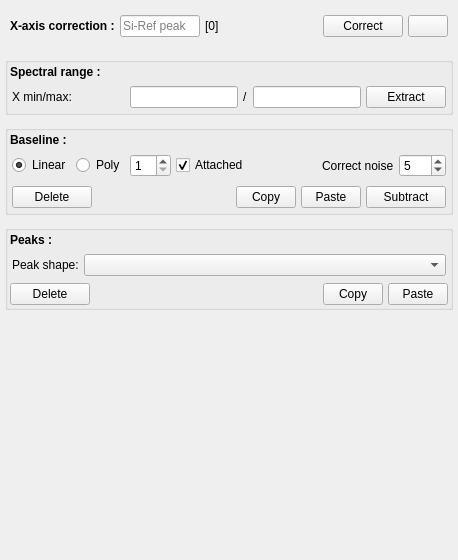
                       <widget class="QWidget" name="scrollAreaWidgetContents_4">
                        <property name="geometry">
                         <rect>
                          <x>0</x>
                          <y>0</y>
                          <width>458</width>
                          <height>560</height>
                         </rect>
                        </property>
                        <layout class="QVBoxLayout" name="verticalLayout_39">
                         <property name="spacing">
                          <number>10</number>
                         </property>
                         <property name="leftMargin">
                          <number>5</number>
                         </property>
                         <property name="topMargin">
                          <number>5</number>
                         </property>
                         <property name="rightMargin">
                          <number>5</number>
                         </property>
                         <property name="bottomMargin">
                          <number>5</number>
                         </property>
                         <item>
                          <layout class="QHBoxLayout" name="horizontalLayout_17">
                           <property name="spacing">
                            <number>5</number>
                           </property>
                           <property name="leftMargin">
                            <number>5</number>
                           </property>
                           <property name="topMargin">
                            <number>10</number>
                           </property>
                           <property name="rightMargin">
                            <number>5</number>
                           </property>
                           <property name="bottomMargin">
                            <number>10</number>
                           </property>
                           <item>
                            <widget class="QLabel" name="label_22">
                             <property name="font">
                              <font>
                               <bold>true</bold>
                              </font>
                             </property>
                             <property name="text">
                              <string>X-axis correction :</string>
                             </property>
                            </widget>
                           </item>
                           <item>
                            <widget class="QLineEdit" name="ent_si_peak">
                             <property name="minimumSize">
                              <size>
                               <width>80</width>
                               <height>0</height>
                              </size>
                             </property>
                             <property name="maximumSize">
                              <size>
                               <width>80</width>
                               <height>16777215</height>
                              </size>
                             </property>
                             <property name="toolTip">
                              <string>Type the measured Si-reference values</string>
                             </property>
                             <property name="placeholderText">
                              <string>Si-Ref peak</string>
                             </property>
                            </widget>
                           </item>
                           <item>
                            <widget class="QLabel" name="lbl_correction_value">
                             <property name="minimumSize">
                              <size>
                               <width>70</width>
                               <height>0</height>
                              </size>
                             </property>
                             <property name="maximumSize">
                              <size>
                               <width>70</width>
                               <height>16777215</height>
                              </size>
                             </property>
                             <property name="toolTip">
                              <string>The corrected values of the selected spectrum.</string>
                             </property>
                             <property name="text">
                              <string>[0]</string>
                             </property>
                            </widget>
                           </item>
                           <item>
                            <spacer name="spacer">
                             <property name="orientation">
                              <enum>Qt::Horizontal</enum>
                             </property>
                             <property name="sizeHint" stdset="0">
                              <size>
                               <width>40</width>
                               <height>20</height>
                              </size>
                             </property>
                            </spacer>
                           </item>
                           <item>
                            <widget class="QPushButton" name="btn_xrange_correction">
                             <property name="toolTip">
                              <string>Type the measured peak position of Si-reference sample then correct for selected spectra</string>
                             </property>
                             <property name="text">
                              <string>Correct</string>
                             </property>
                             <property name="icon">
                              <iconset resource="resources.qrc">
                               <normaloff>:/icon/iconpack/done.png</normaloff>:/icon/iconpack/done.png</iconset>
                             </property>
                            </widget>
                           </item>
                           <item>
                            <widget class="QPushButton" name="btn_undo_correction">
                             <property name="toolTip">
                              <string>Restore to the uncorrected x-range</string>
                             </property>
                             <property name="text">
                              <string/>
                             </property>
                             <property name="icon">
                              <iconset resource="resources.qrc">
                               <normaloff>:/icon/iconpack/undo2.png</normaloff>:/icon/iconpack/undo2.png</iconset>
                             </property>
                            </widget>
                           </item>
                          </layout>
                         </item>
                         <item>
                          <widget class="QGroupBox" name="gb_range">
                           <property name="title">
                            <string/>
                           </property>
                           <layout class="QVBoxLayout" name="verticalLayout_40">
                            <property name="spacing">
                             <number>5</number>
                            </property>
                            <property name="leftMargin">
                             <number>2</number>
                            </property>
                            <property name="topMargin">
                             <number>2</number>
                            </property>
                            <property name="rightMargin">
                             <number>2</number>
                            </property>
                            <property name="bottomMargin">
                             <number>2</number>
                            </property>
                            <item>
                             <widget class="QLabel" name="label_65">
                              <property name="font">
                               <font>
                                <bold>true</bold>
                               </font>
                              </property>
                              <property name="text">
                               <string>Spectral range :</string>
                              </property>
                             </widget>
                            </item>
                            <item>
                             <layout class="QHBoxLayout" name="horizontalLayout_74">
                              <property name="spacing">
                               <number>5</number>
                              </property>
                              <property name="leftMargin">
                               <number>2</number>
                              </property>
                              <property name="topMargin">
                               <number>2</number>
                              </property>
                              <property name="rightMargin">
                               <number>2</number>
                              </property>
                              <property name="bottomMargin">
                               <number>2</number>
                              </property>
                              <item>
                               <widget class="QLabel" name="label_66">
                                <property name="text">
                                 <string>X min/max:</string>
                                </property>
                               </widget>
                              </item>
                              <item>
                               <spacer name="horizontalSpacer_34">
                                <property name="orientation">
                                 <enum>Qt::Horizontal</enum>
                                </property>
                                <property name="sizeHint" stdset="0">
                                 <size>
                                  <width>40</width>
                                  <height>20</height>
                                 </size>
                                </property>
                               </spacer>
                              </item>
                              <item>
                               <widget class="QLineEdit" name="range_min_2"/>
                              </item>
                              <item>
                               <widget class="QLabel" name="label_67">
                                <property name="text">
                                 <string>/</string>
                                </property>
                               </widget>
                              </item>
                              <item>
                               <widget class="QLineEdit" name="range_max_2"/>
                              </item>
                              <item>
                               <widget class="QPushButton" name="range_apply_2">
                                <property name="toolTip">
                                 <string>Extract the spectral windows range.
 Hold 'Ctrl' and press 'Extract' button to apply to all spectra</string>
                                </property>
                                <property name="text">
                                 <string>Extract</string>
                                </property>
                                <property name="icon">
                                 <iconset resource="resources.qrc">
                                  <normaloff>:/icon/iconpack/cut.png</normaloff>:/icon/iconpack/cut.png</iconset>
                                </property>
                               </widget>
                              </item>
                             </layout>
                            </item>
                           </layout>
                          </widget>
                         </item>
                         <item>
                          <widget class="QGroupBox" name="gb_baseline">
                           <property name="title">
                            <string/>
                           </property>
                           <layout class="QVBoxLayout" name="verticalLayout_41">
                            <property name="spacing">
                             <number>5</number>
                            </property>
                            <property name="leftMargin">
                             <number>2</number>
                            </property>
                            <property name="topMargin">
                             <number>2</number>
                            </property>
                            <property name="rightMargin">
                             <number>2</number>
                            </property>
                            <property name="bottomMargin">
                             <number>2</number>
                            </property>
                            <item>
                             <widget class="QLabel" name="label_69">
                              <property name="font">
                               <font>
                                <bold>true</bold>
                               </font>
                              </property>
                              <property name="text">
                               <string>Baseline :</string>
                              </property>
                             </widget>
                            </item>
                            <item>
                             <layout class="QHBoxLayout" name="horizontalLayout_75" stretch="25,25,0,0,0,0,0">
                              <property name="spacing">
                               <number>5</number>
                              </property>
                              <property name="leftMargin">
                               <number>2</number>
                              </property>
                              <property name="topMargin">
                               <number>2</number>
                              </property>
                              <property name="rightMargin">
                               <number>2</number>
                              </property>
                              <property name="bottomMargin">
                               <number>2</number>
                              </property>
                              <item>
                               <widget class="QRadioButton" name="rbtn_linear_2">
                                <property name="sizePolicy">
                                 <sizepolicy hsizetype="Maximum" vsizetype="Fixed">
                                  <horstretch>0</horstretch>
                                  <verstretch>0</verstretch>
                                 </sizepolicy>
                                </property>
                                <property name="text">
                                 <string>Linear</string>
                                </property>
                                <property name="checked">
                                 <bool>true</bool>
                                </property>
                               </widget>
                              </item>
                              <item>
                               <widget class="QRadioButton" name="rbtn_polynomial_2">
                                <property name="sizePolicy">
                                 <sizepolicy hsizetype="Maximum" vsizetype="Fixed">
                                  <horstretch>0</horstretch>
                                  <verstretch>0</verstretch>
                                 </sizepolicy>
                                </property>
                                <property name="text">
                                 <string>Poly</string>
                                </property>
                               </widget>
                              </item>
                              <item>
                               <widget class="QSpinBox" name="degre_2">
                                <property name="minimum">
                                 <number>1</number>
                                </property>
                               </widget>
                              </item>
                              <item>
                               <widget class="QCheckBox" name="cb_attached_2">
                                <property name="sizePolicy">
                                 <sizepolicy hsizetype="Maximum" vsizetype="Fixed">
                                  <horstretch>0</horstretch>
                                  <verstretch>0</verstretch>
                                 </sizepolicy>
                                </property>
                                <property name="text">
                                 <string>Attached</string>
                                </property>
                                <property name="checked">
                                 <bool>true</bool>
                                </property>
                               </widget>
                              </item>
                              <item>
                               <spacer name="horizontalSpacer_36">
                                <property name="orientation">
                                 <enum>Qt::Horizontal</enum>
                                </property>
                                <property name="sizeHint" stdset="0">
                                 <size>
                                  <width>40</width>
                                  <height>20</height>
                                 </size>
                                </property>
                               </spacer>
                              </item>
                              <item>
                               <widget class="QLabel" name="label_70">
                                <property name="toolTip">
                                 <string>Number of nearby points considered to smoothing the noise</string>
                                </property>
                                <property name="text">
                                 <string>Correct noise</string>
                                </property>
                               </widget>
                              </item>
                              <item>
                               <widget class="QDoubleSpinBox" name="noise_2">
                                <property name="decimals">
                                 <number>0</number>
                                </property>
                                <property name="value">
                                 <double>5.000000000000000</double>
                                </property>
                               </widget>
                              </item>
                             </layout>
                            </item>
                            <item>
                             <layout class="QHBoxLayout" name="horizontalLayout_76" stretch="0,0,0,0,0">
                              <property name="spacing">
                               <number>5</number>
                              </property>
                              <property name="leftMargin">
                               <number>2</number>
                              </property>
                              <property name="topMargin">
                               <number>2</number>
                              </property>
                              <property name="rightMargin">
                               <number>2</number>
                              </property>
                              <property name="bottomMargin">
                               <number>2</number>
                              </property>
                              <item>
                               <widget class="QPushButton" name="btn_undo_baseline_2">
                                <property name="toolTip">
                                 <string>Remove all baseline points and undo the baseline subtraction</string>
                                </property>
                                <property name="text">
                                 <string>Delete</string>
                                </property>
                                <property name="icon">
                                 <iconset resource="resources.qrc">
                                  <normaloff>:/icon/iconpack/remove.png</normaloff>:/icon/iconpack/remove.png</iconset>
                                </property>
                               </widget>
                              </item>
                              <item>
                               <spacer name="horizontalSpacer_37">
                                <property name="orientation">
                                 <enum>Qt::Horizontal</enum>
                                </property>
                                <property name="sizeHint" stdset="0">
                                 <size>
                                  <width>40</width>
                                  <height>20</height>
                                 </size>
                                </property>
                               </spacer>
                              </item>
                              <item>
                               <widget class="QPushButton" name="btn_copy_bl_2">
                                <property name="maximumSize">
                                 <size>
                                  <width>60</width>
                                  <height>16777215</height>
                                 </size>
                                </property>
                                <property name="toolTip">
                                 <string>Copy the baseline of the selected spectrum.  
 Hold 'Ctrl' and press button to apply to all spectra</string>
                                </property>
                                <property name="text">
                                 <string>Copy</string>
                                </property>
                                <property name="icon">
                                 <iconset resource="resources.qrc">
                                  <normaloff>:/icon/iconpack/copy.png</normaloff>:/icon/iconpack/copy.png</iconset>
                                </property>
                               </widget>
                              </item>
                              <item>
                               <widget class="QPushButton" name="btn_paste_bl_2">
                                <property name="maximumSize">
                                 <size>
                                  <width>60</width>
                                  <height>16777215</height>
                                 </size>
                                </property>
                                <property name="toolTip">
                                 <string>Paste the copied baseline to the selected spectrum(s).  
 Hold 'Ctrl' and press button to apply to all spectra</string>
                                </property>
                                <property name="text">
                                 <string>Paste</string>
                                </property>
                                <property name="icon">
                                 <iconset resource="resources.qrc">
                                  <normaloff>:/icon/iconpack/paste10.png</normaloff>:/icon/iconpack/paste10.png</iconset>
                                </property>
                               </widget>
                              </item>
                              <item>
                               <widget class="QPushButton" name="sub_baseline_2">
                                <property name="toolTip">
                                 <string>Subtract baseline for selected spectrum(s). 
 Hold 'Ctrl' and press button to apply to all spectra</string>
                                </property>
                                <property name="text">
                                 <string>Subtract</string>
                                </property>
                                <property name="icon">
                                 <iconset resource="resources.qrc">
                                  <normaloff>:/icon/iconpack/done.png</normaloff>:/icon/iconpack/done.png</iconset>
                                </property>
                               </widget>
                              </item>
                             </layout>
                            </item>
                           </layout>
                          </widget>
                         </item>
                         <item>
                          <widget class="QGroupBox" name="gb_peaks">
                           <property name="whatsThis">
                            <string/>
                           </property>
                           <property name="accessibleName">
                            <string/>
                           </property>
                           <property name="styleSheet">
                            <string notr="true"/>
                           </property>
                           <property name="title">
                            <string/>
                           </property>
                           <layout class="QVBoxLayout" name="verticalLayout_42">
                            <property name="spacing">
                             <number>5</number>
                            </property>
                            <property name="leftMargin">
                             <number>2</number>
                            </property>
                            <property name="topMargin">
                             <number>2</number>
                            </property>
                            <property name="rightMargin">
                             <number>2</number>
                            </property>
                            <property name="bottomMargin">
                             <number>2</number>
                            </property>
                            <item>
                             <widget class="QLabel" name="label_72">
                              <property name="font">
                               <font>
                                <bold>true</bold>
                               </font>
                              </property>
                              <property name="text">
                               <string>Peaks :</string>
                              </property>
                             </widget>
                            </item>
                            <item>
                             <layout class="QHBoxLayout" name="horizontalLayout_77" stretch="0,65">
                              <property name="spacing">
                               <number>5</number>
                              </property>
                              <property name="leftMargin">
                               <number>2</number>
                              </property>
                              <property name="topMargin">
                               <number>2</number>
                              </property>
                              <property name="rightMargin">
                               <number>2</number>
                              </property>
                              <property name="bottomMargin">
                               <number>2</number>
                              </property>
                              <item>
                               <widget class="QLabel" name="label_73">
                                <property name="text">
                                 <string>Peak shape:</string>
                                </property>
                               </widget>
                              </item>
                              <item>
                               <widget class="QComboBox" name="cbb_fit_models_2"/>
                              </item>
                             </layout>
                            </item>
                            <item>
                             <layout class="QHBoxLayout" name="horizontalLayout_30">
                              <item>
                               <widget class="QPushButton" name="clear_peaks_2">
                                <property name="toolTip">
                                 <string>Clear all the current peak models. 
 Hold 'Ctrl' and press 'Clear peaks' button to apply to all spectra</string>
                                </property>
                                <property name="text">
                                 <string>Delete</string>
                                </property>
                                <property name="icon">
                                 <iconset resource="resources.qrc">
                                  <normaloff>:/icon/iconpack/remove.png</normaloff>:/icon/iconpack/remove.png</iconset>
                                </property>
                               </widget>
                              </item>
                              <item>
                               <spacer name="horizontalSpacer_7">
                                <property name="orientation">
                                 <enum>Qt::Horizontal</enum>
                                </property>
                                <property name="sizeHint" stdset="0">
                                 <size>
                                  <width>40</width>
                                  <height>20</height>
                                 </size>
                                </property>
                               </spacer>
                              </item>
                              <item>
                               <widget class="QPushButton" name="btn_copy_peaks_2">
                                <property name="maximumSize">
                                 <size>
                                  <width>60</width>
                                  <height>16777215</height>
                                 </size>
                                </property>
                                <property name="toolTip">
                                 <string>Copy peaks of the selected spectrum.  
 Hold 'Ctrl' and press button to apply to all spectra</string>
                                </property>
                                <property name="text">
                                 <string>Copy</string>
                                </property>
                                <property name="icon">
                                 <iconset resource="resources.qrc">
                                  <normaloff>:/icon/iconpack/copy.png</normaloff>:/icon/iconpack/copy.png</iconset>
                                </property>
                               </widget>
                              </item>
                              <item>
                               <widget class="QPushButton" name="btn_paste_peaks_2">
                                <property name="maximumSize">
                                 <size>
                                  <width>60</width>
                                  <height>16777215</height>
                                 </size>
                                </property>
                                <property name="toolTip">
                                 <string>Paste copied peaks to the selected spectrum.  
 Hold 'Ctrl' and press button to apply to all spectra</string>
                                </property>
                                <property name="text">
                                 <string>Paste</string>
                                </property>
                                <property name="icon">
                                 <iconset resource="resources.qrc">
                                  <normaloff>:/icon/iconpack/paste10.png</normaloff>:/icon/iconpack/paste10.png</iconset>
                                </property>
                               </widget>
                              </item>
                             </layout>
                            </item>
                           </layout>
                          </widget>
                         </item>
                         <item>
                          <spacer name="verticalSpacer_15">
                           <property name="orientation">
                            <enum>Qt::Vertical</enum>
                           </property>
                           <property name="sizeHint" stdset="0">
                            <size>
                             <width>20</width>
                             <height>40</height>
                            </size>
                           </property>
                          </spacer>
                         </item>
                        </layout>
                       </widget>
